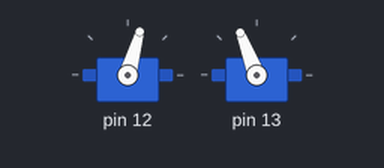
This sketch was run on a simulated Arduino Uno, built with avr-gcc and run on an emulated ATmega328P. On the bench: 2 × servo.

Above: at 0.5 s.
At 16.49 s:
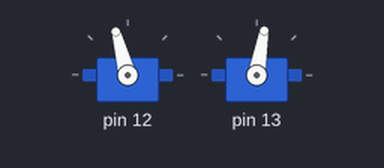
At 32.93 s:
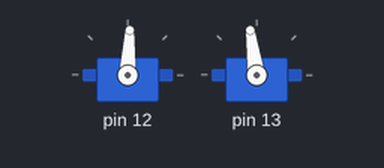
Timing chart, 0 to 40.0 s (numbered marks = the images above):
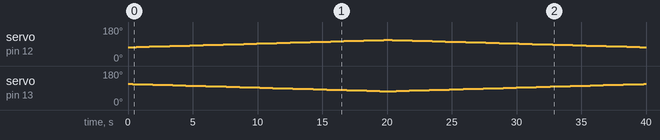

Measured:
- by itself, servo on pin 12: rises from 73° to 112° in 19.7 s, then falls to 74° in 19.8 s
- by itself, servo on pin 13: 112° → 111° at 0.35 s, → 110° 0.50 s later, → 109° 0.50 s later, → 108° 0.55 s later, … (78 changes in this stretch)

The sketch:

Servo_Motor_Driver_Demo.ino
```cpp
#include "IDC_ServoMotorDriver.h"

IDC_ServoMotorDriver rMotor(13, true);
IDC_ServoMotorDriver lMotor(12, false);
void setup() {
lMotor.initialise();
rMotor.initialise();
}

void loop() {
    for(int i=-200;i<200;i++){
        lMotor.run(i);
        rMotor.run(i);
        delay(50);
    }

    for(int i=200;i>-200;i--){
        lMotor.run(i);
        rMotor.run(i);
        delay(50);
    }
}
```

IDC_ServoMotorDriver.cpp
```cpp
/*
  IDC_ServoMotorDriver.cpp
  Created by Neil Dhar, 8 March, 2017.
*/
#include <Arduino.h>
#include <Servo.h>
#include "IDC_ServoMotorDriver.h"

IDC_ServoMotorDriver::IDC_ServoMotorDriver(int _pin): pin(_pin){
		servo = new Servo;
		flip = false;
}

IDC_ServoMotorDriver::IDC_ServoMotorDriver(int _pin, bool _flip): pin(_pin){
		servo = new Servo;
		flip = _flip;
}

void IDC_ServoMotorDriver::run(int power){
    power = constrain(power, -200, 200);
    if(flip) servo->writeMicroseconds(1500-power);
    else servo->writeMicroseconds(1500+power);
}

void IDC_ServoMotorDriver::initialise(){
	servo->attach(pin);
}

void IDC_ServoMotorDriver::disconnect(){
	servo->detach();
}
```

IDC_ServoMotorDriver.h
```cpp
/*
  IDC_ServoMotorDriver.h
  Created by Neil Dhar, 8 March, 2017.
*/

#ifndef IDC_ServoMotorDriver_h
#define IDC_ServoMotorDriver_h

#include <Arduino.h>
#include "Motor.h"
#include <Servo.h>

  class IDC_ServoMotorDriver: public Motor{
    private:
      Servo* servo;
      int pin;
      bool flip;
    public:
      IDC_ServoMotorDriver(int);
      IDC_ServoMotorDriver(int,bool);
      void initialise();
      void run(int);
      void disconnect();
  };

#endif
```

Motor.h
```cpp
/*
  Motor.h - Abstract motor driver class
  Created by Neil Dhar, 10 December, 2016.
*/

#ifndef Motor_h
#define Motor_h

#include <Arduino.h>

  class Motor{
    public:
      virtual void run(int);
      virtual void initialise();
  };

#endif
```
